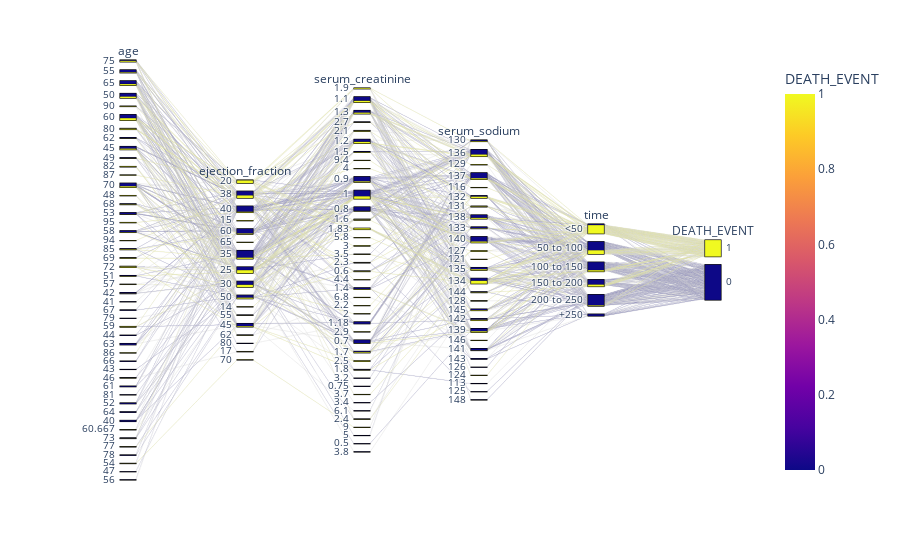

Notebook code cell kept with this figure:
### Markdown cell above
Creates multi-dimensional categorical data plot

### Code cell
import plotly.express as px
fig = px.parallel_categories(df_parallel, color="DEATH_EVENT")
fig.show()

### Figure 1 — Plotly figure (JSON) as saved in the notebook; plotly's stock layout.template omitted (floating-point values rounded to 4 significant figures; data arrays with more than 128 entries replaced by an {"elided": "..."} marker saying what was removed)
{"data": [{"dimensions": [{"label": "age", "values": {"elided": "299 float values"}}, {"label": "ejection_fraction", "values": {"elided": "299 int values"}}, {"label": "serum_creatinine", "values": {"elided": "299 float values"}}, {"label": "serum_sodium", "values": {"elided": "299 int values"}}, {"label": "time", "values": {"elided": "299 str values"}}, {"label": "DEATH_EVENT", "values": {"elided": "299 int values"}}], "domain": {"x": [0, 1], "y": [0, 1]}, "line": {"color": {"elided": "299 int values"}, "coloraxis": "coloraxis"}, "name": "", "type": "parcats"}], "layout": {"coloraxis": {"colorbar": {"title": {"text": "DEATH_EVENT"}}, "colorscale": [[0, "#0d0887"], [0.1111, "#46039f"], [0.2222, "#7201a8"], [0.3333, "#9c179e"], [0.4444, "#bd3786"], [0.5556, "#d8576b"], [0.6667, "#ed7953"], [0.7778, "#fb9f3a"], [0.8889, "#fdca26"], [1, "#f0f921"]]}, "legend": {"tracegroupgap": 0}, "margin": {"t": 60}}}
